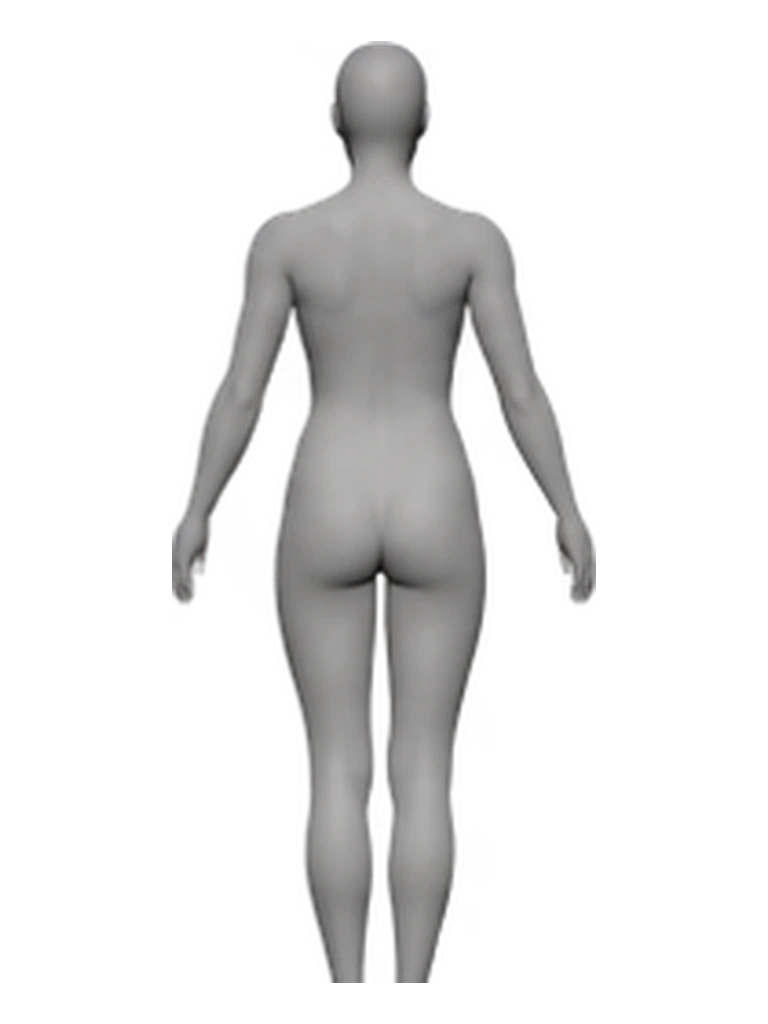
#> input picture assets/female-10-15-back.webp, 768 x 1024 px
$ python -i slice-contact-sheet.py   (imports and definitions only)
#> lines starting #> are read from the running program, lines starting #| are printed output that depends on the picture; after the words box and inside, x2 and y2 are one past the last pixel; in counts of white or black regions, pixels touching at a corner belong together
#!/usr/bin/env python3
"""Fatiador de contact sheet → imagens base por vista.

O GPT devolve as silhuetas em folhas únicas (3 linhas gênero × 8 colunas faixa
de %G), uma folha por vista, em `contact-sheet/`. Este script, por folha:

  1. limpa a anotação: pílula/rótulo é colorido → alfa 0; abertura leve tira a
     franja solta do alfa;
  2. acha as 8 figuras da linha pelo perfil de alfa por coluna (a folha NÃO tem
     grade uniforme);
  3. normaliza o enquadramento (maior blob → mesma altura, centrado) — pré-
     requisito do regions.json (ver AGENTS.md);
  4. salva `${gender}-${bucket}-${view}.webp` 768x1024 RGBA em assets/.

    python3 scripts/slice-contact-sheet.py contact-sheet/front.png front
    python3 scripts/slice-contact-sheet.py --all      # todas as vistas de VIEWS

NÃO faz parte do build. Rodado pontualmente; as saídas é que ficam versionadas.
"""

from __future__ import annotations

import sys
from pathlib import Path

import numpy as np
from PIL import Image, ImageFilter

ROOT = Path(__file__).resolve().parent.parent
ASSETS = ROOT / "assets"
SHEETS = ROOT / "contact-sheet"

GENDERS = ["male", "female", "neutral"]
BUCKETS = ["lt10", "10-15", "15-20", "20-25", "25-30", "30-35", "35-40", "gte40"]
VIEWS = ["front", "back", "side-left", "side-right"]
NCOLS = len(BUCKETS)

OUT_W, OUT_H = 768, 1024
BODY_FRAC = 0.92  # fração da altura do canvas que o corpo ocupa
TOP_MARGIN_FRAC = 0.04
LABEL_STRIP_FRAC = 0.04  # topo de cada linha; a pílula já sai pelo filtro de cor
COLOR_SAT = 22  # saturação RGB acima disto = anotação (pílula/texto), não corpo
ALPHA_MIN = 80  # alfa abaixo disto = franja
MIN_RUN_PX = 12  # coluna/linha isolada mais fina que isto = ruído


def sheet_alpha(path: str) -> np.ndarray:
    """RGBA com o alfa já limpo: anotação colorida zerada + abertura leve."""
#> called with path = '../assets/female-10-15-back.webp'
    arr = np.array(Image.open(path).convert("RGBA"))
#> arr is the input picture: shape (1024, 768, 4); mean R, G, B, A 36.7, 36.6, 36.6, 51.9
    rgb = arr[:, :, :3].astype(np.int16)
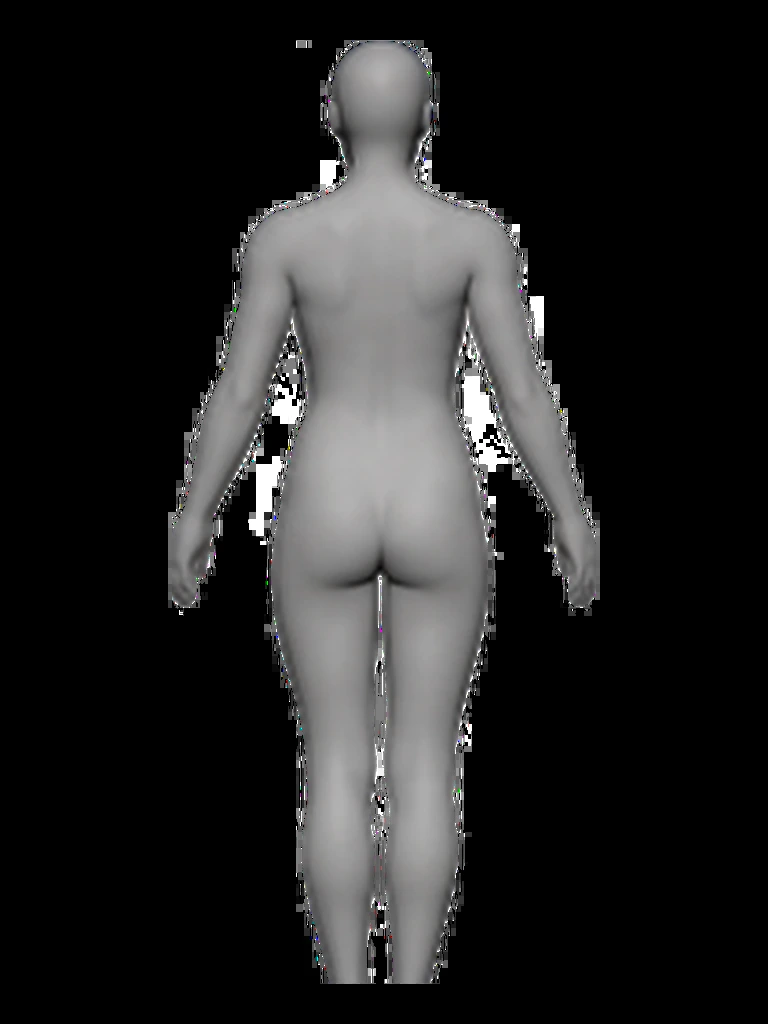
#> rgb: shape (1024, 768, 3) int16; mean R, G, B 36.7, 36.6, 36.6
    colored = (rgb.max(2) - rgb.min(2)) > COLOR_SAT
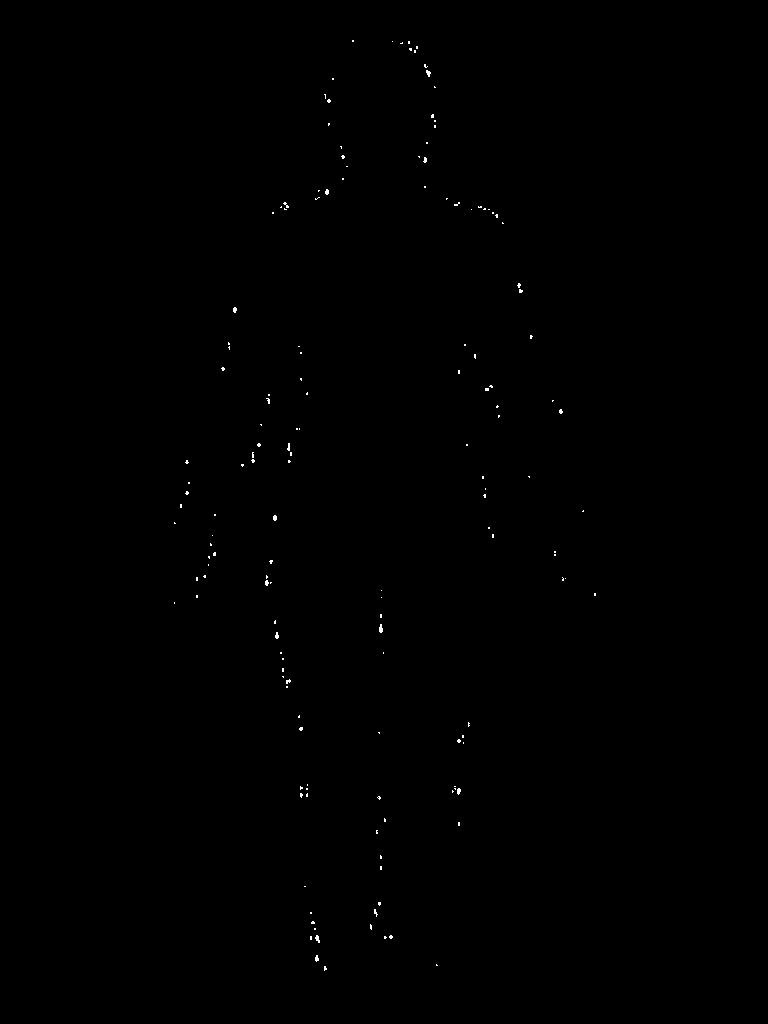
#> colored: shape (1024, 768) bool; 0.14% white in thin lines or dots, all inside (x1, y1, x2, y2) = (174, 40, 596, 971)
    a = arr[:, :, 3].copy()
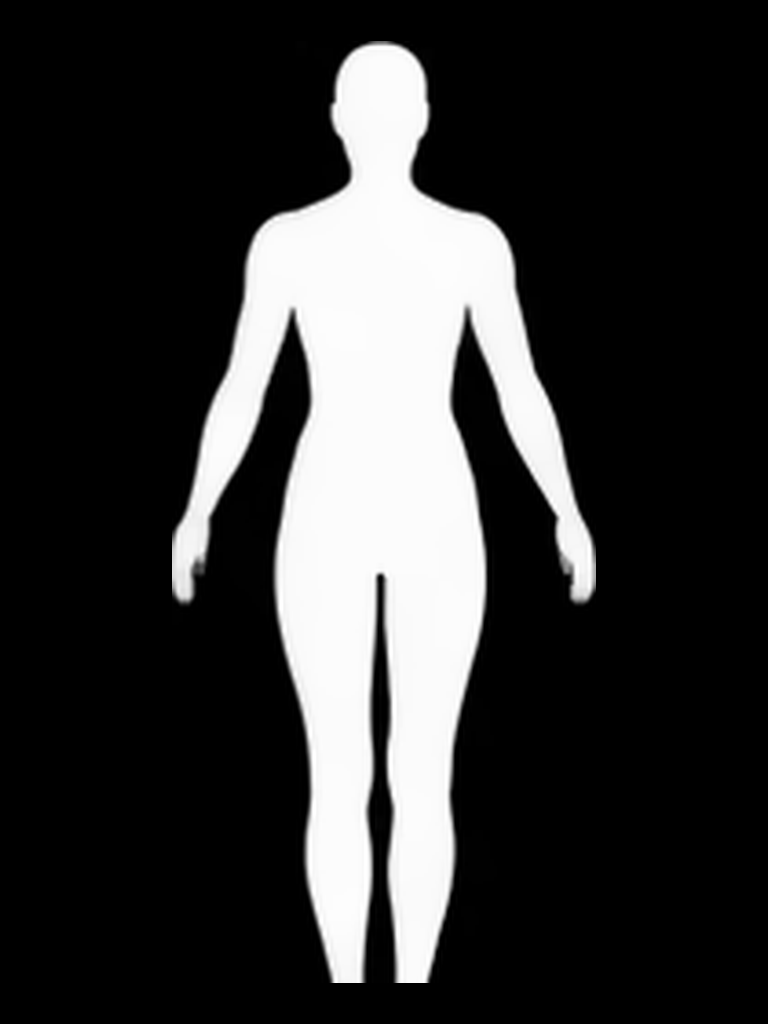
#> a: shape (1024, 768); min 0, max 255, mean 51.9
    a[colored] = 0
#> a: shape (1024, 768); 0.08% of pixels changed, all inside (x1, y1, x2, y2) = (174, 41, 596, 970)
    m = Image.fromarray(a)
    m = m.filter(ImageFilter.MinFilter(3)).filter(ImageFilter.MaxFilter(3))
    arr[:, :, 3] = np.array(m)
#> arr: shape (1024, 768, 4); 2.34% of pixels changed, all inside (x1, y1, x2, y2) = (172, 41, 596, 983)
    return arr


# [90 lines left out: functions runs, figure_columns, normalize, slice_sheet, main, not called in this run]


# [2 lines not run here, left out]

>>> result = sheet_alpha('../assets/female-10-15-back.webp')
